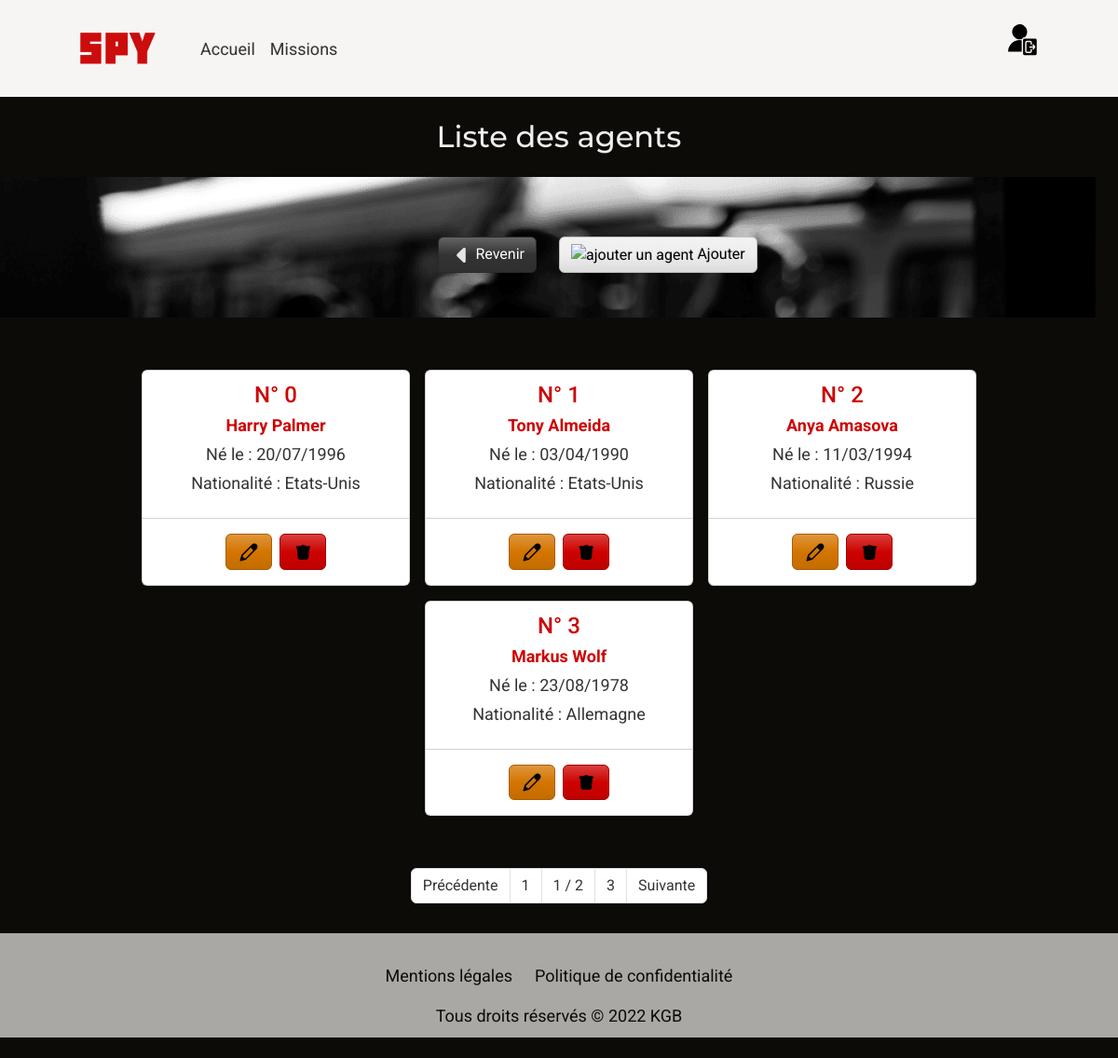
Page /agentsList (signed in) on the committed database.
### tables this page shows
CREATE TABLE `Agents` (
  `id_agent` int(11) NOT NULL,
  `name_agent` varchar(50) NOT NULL,
  `firstname_agent` varchar(50) NOT NULL,
  `datebirthday_agent` date NOT NULL,
  `nationality_agent` varchar(50) NOT NULL
);

### controllers/AgentController.php (called while the page is built, shortened)
<?php
require_once("models/AgentManager.php");
class AgentController {
    private AgentManager $agentManager;
    public function __construct() {
        $this->agentManager = new AgentManager();
    }
    private function generatePage(array $data) : void {
        extract($data);
        require_once($view);
    }
    public function agentsList() : void {
        $agents = $this->agentManager->getAll();
        $data_page = [
            "page_description" => "Page listant les agents",
            "page_title" => "Liste des agents",
            "page_css" => "list.css",
            "page_javascript" => ["list.js"],
            "agents" => $agents,
            "view" => "views/read/agentsView.php",
            "template" => "views/common/template.php"
        ];
        $this->generatePage($data_page);
    }
}

### models/AgentManager.php (called while the page is built, shortened)
<?php
require_once("models/Class/Agent.php");
class AgentManager extends Model {
    public function getAll() : array {
        $agents = [];
        $pdo = $this->getDb();
        $req = $pdo->prepare("SELECT * FROM Agents");
        $req->execute();
        $data = $req->fetchAll(PDO::FETCH_ASSOC);
        foreach($data as $agent) {
            $agents[] = new Agent($agent);
        }
        return $agents;
    }
}

### models/Class/Agent.php (called while the page is built, shortened)
<?php
class Agent {
    private int $id_agent;
    private string $name_agent;
    private string $firstname_agent;
    private string $datebirthday_agent;
    private string $nationality_agent;
    public function hydrate($data): void {
        foreach($data as $key=>$value) {
            $method = "set".ucfirst($key);
        }
    }
    public function getId_agent(){ return $this->id_agent; }
    public function setId_agent($id_agent){ $this->id_agent = $id_agent; return $this;}
    public function getName_agent() {return $this->name_agent;}
    public function setName_agent($name_agent){ $this->name_agent = $name_agent;return $this; }
    public function getFirstname_agent() {return $this->firstname_agent; }
    public function setFirstname_agent($firstname_agent) { $this->firstname_agent = $firstname_agent;return $this;}
    public function getDatebirthday_agent() {return $this->datebirthday_agent; }
    public function setDatebirthday_agent($datebirthday_agent){ $this->datebirthday_agent = $datebirthday_agent; return $this; }
    public function getNationality_agent(){return $this->nationality_agent; }
    public function setNationality_agent($nationality_agent){$this->nationality_agent = $nationality_agent; return $this; }
}

### views/read/agentsView.php (the view)
<div class="row">
    <section class="container ">
        <div class="row d-flex justify-content-center">
            <div class="col-12 mb-3">
                <h1 class="text-light">Liste des agents</h1>
            </div>
        </div>
    </section>
    <div class="row ">
        <section class="container bg-list">
            <div class="row my-md-5">
                <div class="col-6 d-flex justify-content-end mt-3">
                    <a href="<?= URL?>createMission" class="btn btn-dark"><img src="<?= URL ?>/public/assets/images/back-light.svg" alt="retour à la création de mission" style="width: 1.5rem; height:1rem;"> Revenir</a>
                </div>
                <div class="col-6 d-flex justify-content-start mt-3">
                    <a href="<?= URL?>createAgent" class="btn btn-light"><img src="<?= URL ?>/public/assets/images/icon-add.svg" alt="ajouter un agent" style="width: 1.5rem;"> Ajouter</a>
                </div>
            </div>
        </section>
    </div>
</div>
<section class="container my-5">
    <div class="row">
        <article class="d-flex col-12 flex-wrap justify-content-center" id="lists">
            <?php foreach($agents as $agent) :?>
                <div class="card m-2" style="width: 18rem;">
                    <div class="card-body ">
                        <h4 class="card-subtitle mb-2 text-center text-danger">N° <?= $agent->getId_agent(); ?></h4>
                        <p class="card-subtitle mb-2 text-center text-danger fw-bold"><?= $agent->getFirstname_agent()." ".$agent->getName_agent(); ?></p>
                        <?php
                        $dateBirthdayFormat = new DateTime($agent->getDatebirthday_agent());
                        ?>
                        <p class="card-subtitle mb-2 text-center text-dark"><?= 'Né le : '.$dateBirthdayFormat->format('d/m/Y'); ?></p>
                        <p class="card-subtitle mb-2 text-center text-dark"><?= 'Nationalité : '. $agent->getNationality_agent(); ?></p>
                    </div>
                    <ul class="list-group list-group-flush">
                        <li class="list-group-item d-flex mx-auto my-2">
                            <form method="POST" action="<?= URL ?>updateAgent?q=<?= $agent->getId_agent(); ?>">
                                <button class="btn btn-warning me-2" type="submit"><img src="<?= URL ?>/public/assets/images/icon-modify.svg" alt="modifier un agent" style="width: 1.5rem;"></button>
                            </form>
                            <form method="POST" action="<?= URL ?>deleteAgent?q=<?= $agent->getId_agent(); ?>" onSubmit="return confirm('Etes-vous sûr de vouloir supprimer cet agent ?');">
                                <button class="btn btn-danger" type="submit"><img src="<?= URL ?>/public/assets/images/icon-remove.svg" alt="supprimer un agent" style="width: 1.5rem;"></button>
                            </form>
                        </li>
                    </ul>
                </div>
            <?php endforeach; ?>
        </article>
    </div>
</section>
<section class="row mt-5 mb-3">
    <div class="col-12 d-flex justify-content-center">
        <nav aria-label="Page navigation">
            <ul class="pagination">
                <li class="page-item"><a class="page-link text-dark previousP" href="#">Précédente</a></li>
                <li class="page-item"><a class="page-link text-dark firstP"  href="#">1</a></li>
                <li class="page-item"><span class="page-link text-dark" id="pageInfo">1 / 2</span></li>
                <li class="page-item"><a class="page-link text-dark lastP"  href="#">3</a></li>
                <li class="page-item"><a class="page-link text-dark nextP"  href="#">Suivante</a></li>
            </ul>
        </nav>
    </div>
</section>

### public/CSS/main.css (style rules this page uses)
body { font-family: 'Roboto', sans-serif; font-size: 18px; background-color: #0D0B07; color: #F7F5F3; }
h1, h2 { color: #F7F5F3; font-family: 'Montserrat', sans-serif; text-align: center; padding-top: 2vh; }
a { color:#0D0B07; text-decoration: none; }
@media screen and (min-width: 768px) and (max-width: 1200px) { h1, h2 { font-size: 2rem; } }

### public/CSS/list.css (style rules this page uses)
.bg-list, #mission-bg { height: auto; min-width: 100%; min-height: 100%; background: url('../assets/images/spy.png'); background-size: cover; background-position: top; background-repeat: no-repeat; }

### rows in the picture
agents: id_agent "0", firstname_agent "Harry", name_agent "Palmer", datebirthday_agent "20/07/1996", nationality_agent "Etats-Unis"
agents: id_agent "1", firstname_agent "Tony", name_agent "Almeida", datebirthday_agent "03/04/1990", nationality_agent "Etats-Unis"
agents: id_agent "2", firstname_agent "Anya", name_agent "Amasova", datebirthday_agent "11/03/1994", nationality_agent "Russie"
agents: id_agent "3", firstname_agent "Markus", name_agent "Wolf", datebirthday_agent "23/08/1978", nationality_agent "Allemagne"
